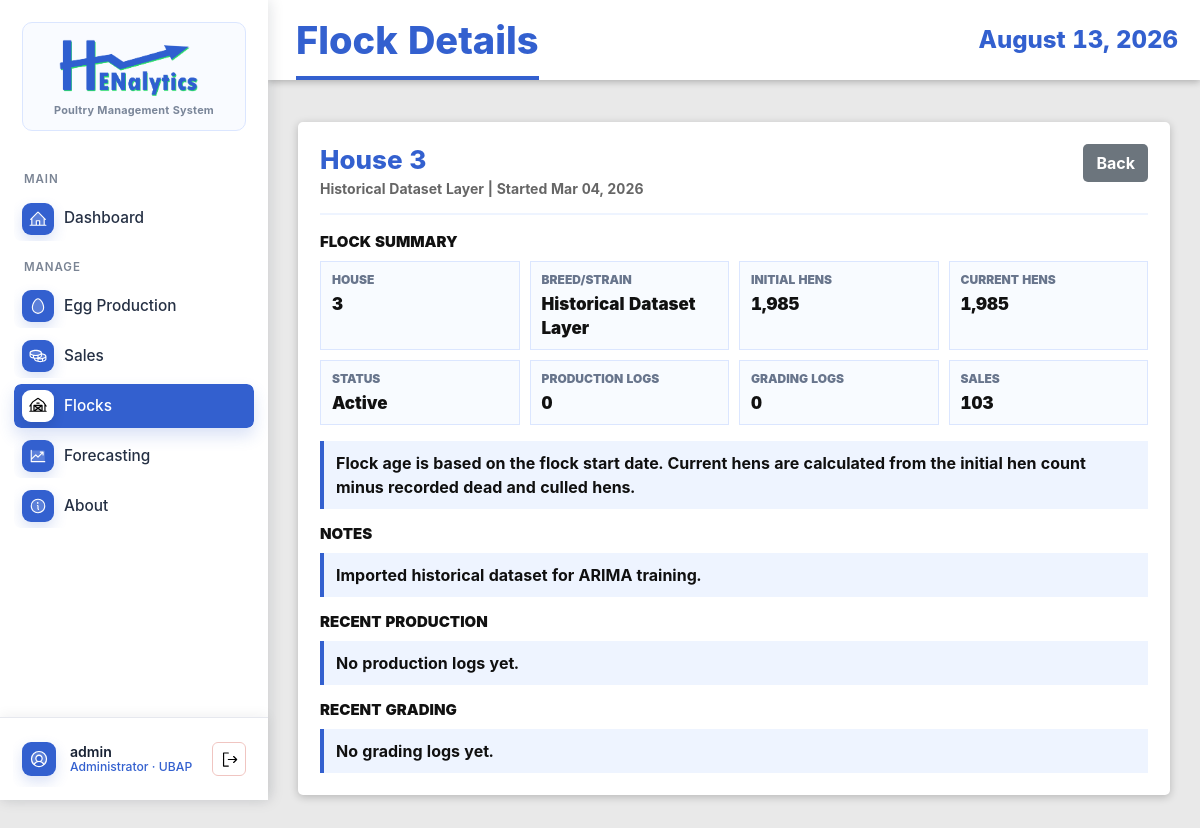
The app's page /flocks/4/ (signed in), older data.
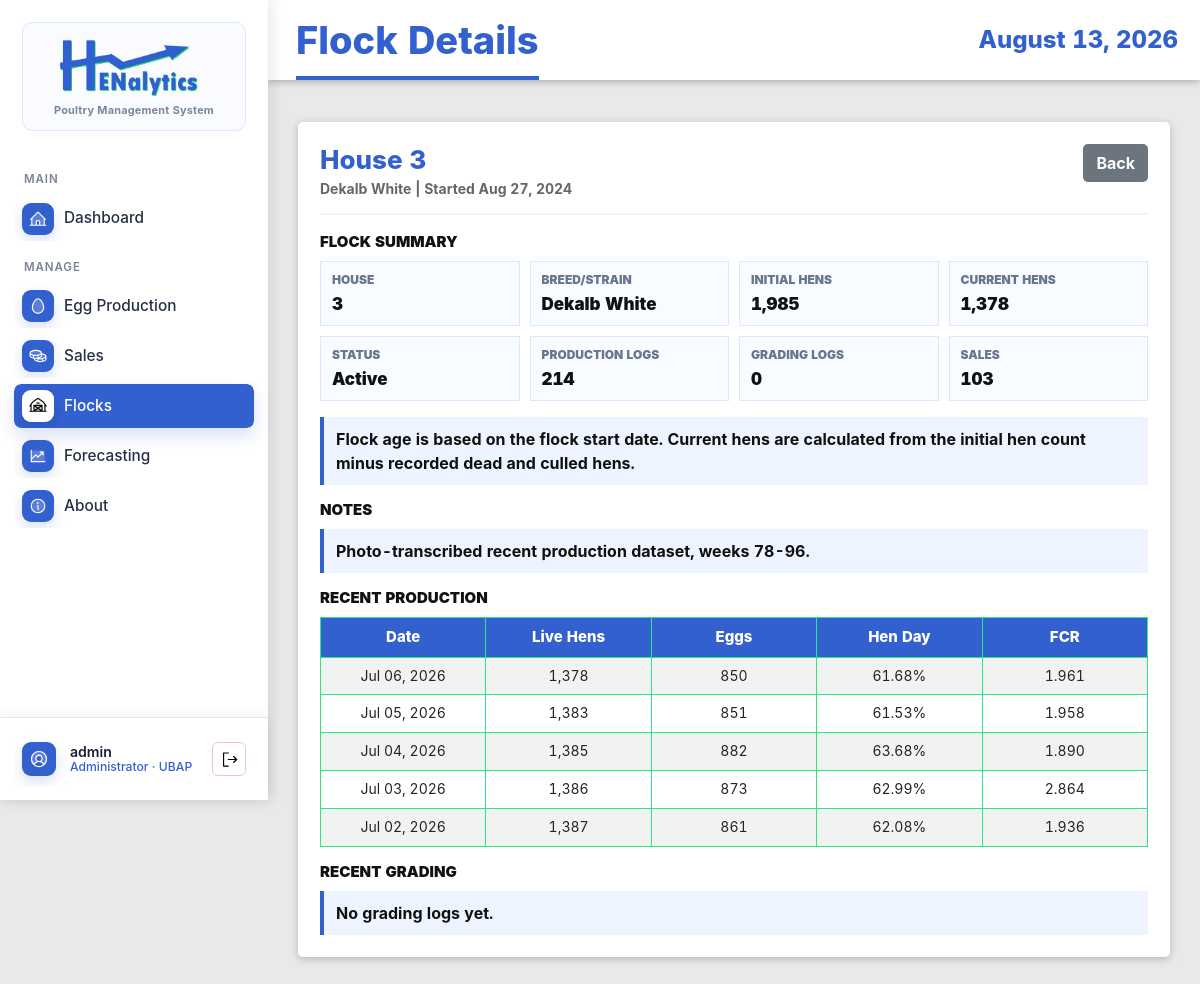
The same page, newer data.
### EggProduction/models.py (models this page shows, shortened)
class Flock(models.Model):
    STATUS_CHOICES = (
        ('active', 'Active'),
        ('inactive', 'Inactive'),
        ('culled', 'Culled'),
    )
    house_no = models.IntegerField()
    breed_strain = models.CharField(max_length=100)
    date_started = models.DateField()
    initial_hen_count = models.IntegerField(validators=[MinValueValidator(1)])
    status = models.CharField(max_length=20, choices=STATUS_CHOICES, default='active')
    notes = models.TextField(blank=True, null=True)
    created_at = models.DateTimeField(auto_now_add=True)
    updated_at = models.DateTimeField(auto_now=True)
    class Meta:
        ordering = ['-date_started']
        unique_together = ['house_no', 'date_started']

class ProductionLog(models.Model):
    flock = models.ForeignKey(Flock, on_delete=models.CASCADE, related_name='production_logs')
    log_date = models.DateField()
    age_weeks = models.IntegerField(validators=[MinValueValidator(0)])
    age_days = models.IntegerField(validators=[MinValueValidator(0)])
    hen_count = models.IntegerField(validators=[MinValueValidator(0)])
    dead_count = models.IntegerField(validators=[MinValueValidator(0)], default=0)
    culled_count = models.IntegerField(validators=[MinValueValidator(0)], default=0)
    feed_bags = models.IntegerField(validators=[MinValueValidator(0)], default=0)
    eggs_total = models.IntegerField(validators=[MinValueValidator(0)])
    pct_hen_day = models.DecimalField(max_digits=5, decimal_places=2, validators=[MinValueValidator(0), MaxValueValidator(100)])
    pct_hen_housed = models.DecimalField(max_digits=5, decimal_places=2, validators=[MinValueValidator(0), MaxValueValidator(100)])
    fcr = models.DecimalField(max_digits=8, decimal_places=3, null=True, blank=True, help_text="Feed Conversion Ratio")
    remarks = models.TextField(blank=True, null=True)
    entered_by = models.ForeignKey(User, on_delete=models.SET_NULL, null=True, related_name='production_logs')
    created_at = models.DateTimeField(auto_now_add=True)
    updated_at = models.DateTimeField(auto_now=True)
    class Meta:
        ordering = ['-log_date']
        unique_together = ('flock', 'log_date')

### EggProduction/views.py (the view)
# urls.py: path('flocks/<int:pk>/', views.FlockDetailView.as_view(), name='flock-detail'),
class FlockDetailView(LoginRequiredMixin, DetailView):
    model = Flock
    template_name = 'egg_production/flock_detail.html'
    context_object_name = 'flock'
    def get_context_data(self, **kwargs):
        context = super().get_context_data(**kwargs)
        flock = self.get_object()
        production_qs = ProductionLog.objects.filter(flock=flock)
        grading_qs = GradingLog.objects.filter(flock=flock)
        sales_qs = SalesTransaction.objects.filter(flock=flock)
        context['production_logs'] = production_qs.order_by('-log_date')[:5]
        context['grading_logs'] = grading_qs.order_by('-log_date')[:5]
        context['sales'] = sales_qs.order_by('-sale_date')[:5]
        context['production_log_count'] = production_qs.count()
        context['grading_log_count'] = grading_qs.count()
        context['sales_count'] = sales_qs.count()
        context['current_hen_count'] = (
            production_qs.order_by('-log_date', '-pk')
            .values_list('hen_count', flat=True)
            .first()
            or flock.initial_hen_count
        )
        return context

### EggProduction/models.py (called while the page is built)
    @property
    def display_role(self):
        return self.get_role_display()

### EggProduction/templates/egg_production/flock_detail.html (shortened to what the changed rows need)
{% extends 'base.html' %}
{% load static humanize %}
{% block page_title %}Flock Details{% endblock %}
{% block content %}
<div class="action-panel detail-panel">
    <div class="detail-header">
        <div>
            <h2 class="detail-title">House {{ flock.house_no }}</h2>
            <div class="detail-subtitle">{{ flock.breed_strain }} | Started {{ flock.date_started|date:"M d, Y" }}</div>
        </div>
    </div>
    <section class="detail-section">
        <div class="detail-grid">
            <div class="detail-item"><span class="detail-label">House</span><span class="detail-value">{{ flock.house_no }}</span></div>
            <div class="detail-item"><span class="detail-label">Breed/Strain</span><span class="detail-value">{{ flock.breed_strain }}</span></div>
            <div class="detail-item"><span class="detail-label">Initial Hens</span><span class="detail-value">{{ flock.initial_hen_count|intcomma }}</span></div>
            <div class="detail-item"><span class="detail-label">Current Hens</span><span class="detail-value">{{ current_hen_count|intcomma }}</span></div>
            <div class="detail-item"><span class="detail-label">Status</span><span class="detail-value">{{ flock.get_status_display }}</span></div>
            <div class="detail-item"><span class="detail-label">Production Logs</span><span class="detail-value">{{ production_log_count|intcomma }}</span></div>
        </div>
    </section>
    {% if flock.notes %}
    <section class="detail-section">
        <h3 class="detail-section-title">Notes</h3>
        <div class="detail-note">{{ flock.notes }}</div>
    </section>
    {% endif %}
    <section class="detail-section">
        <h3 class="detail-section-title">Recent Production</h3>
        {% if production_logs %}
        <div class="table-responsive detail-mini-table">
            <table class="table table-striped">
                <thead>
                    <tr>
                        <th>Date</th>
                        <th>Live Hens</th>
                        <th>Eggs</th>
                        <th>Hen Day</th>
                        <th>FCR</th>
                    </tr>
                </thead>
                <tbody>
                    {% for log in production_logs %}
                    <tr>
                        <td>{{ log.log_date|date:"M d, Y" }}</td>
                        <td>{{ log.hen_count|intcomma }}</td>
                        <td>{{ log.eggs_total|intcomma }}</td>
                        <td>{{ log.pct_hen_day }}%</td>
                        <td>{{ log.fcr|default:"N/A" }}</td>
                    </tr>
                    {% endfor %}
                </tbody>
            </table>
        </div>
        {% else %}
        <div class="detail-note">No production logs yet.</div>
        {% endif %}
    </section>
</div>
{% endblock %}

### EggProduction/templates/base.html (shortened to what the changed rows need)
{% load static %}
<!DOCTYPE html>
<html lang="en">
<head>
    <link href="https://cdn.jsdelivr.net/npm/bootstrap@5.3.0/dist/css/bootstrap.min.css" rel="stylesheet">
    <link rel="stylesheet" href="https://cdn.datatables.net/1.13.8/css/jquery.dataTables.min.css">
    <link rel="stylesheet" href="https://cdn.datatables.net/buttons/2.4.2/css/buttons.dataTables.min.css">
    <link rel="stylesheet" href="{% static 'EggProduction/css/style.css' %}">
</head>
<body class="{% if request.user.is_authenticated %}app-body{% else %}auth-body{% endif %}">
    {% if request.user.is_authenticated %}
    <div class="app-shell">
        <aside class="app-sidebar">
            <a href="{% url 'eggproduction:dashboard' %}" class="brand-lockup">
                <span class="brand-card">
                    <img src="{% static 'EggProduction/img/logo-blue-ver.png' %}" alt="Henalytics">
                    <span class="brand-subtitle">Poultry Management System</span>
                </span>
            </a>
            <nav class="side-nav" aria-label="Main navigation">
                <div class="nav-section-label">MAIN</div>
                <a href="{% url 'eggproduction:dashboard' %}"
                    class="side-link {% if request.resolver_match.url_name == 'dashboard' %}active{% endif %}">
                    <img class="side-icon side-img-icon" src="{% static 'EggProduction/img/house-line-duotone.svg' %}"
                        alt="" aria-hidden="true">
                    <span>Dashboard</span>
                </a>
                <div class="nav-section-label">MANAGE</div>
                <a href="{% url 'eggproduction:production-log-list' %}"
                    class="side-link {% if 'production-log' in request.resolver_match.url_name or 'grading-log' in request.resolver_match.url_name %}active{% endif %}">
                    <img class="side-icon side-img-icon" src="{% static 'EggProduction/img/egg-duotone.svg' %}" alt=""
                        aria-hidden="true">
                    <span>Egg Production</span>
                </a>
                <a href="{% url 'eggproduction:sales-transaction-list' %}"
                    class="side-link {% if 'sales-transaction' in request.resolver_match.url_name or 'sales-item' in request.resolver_match.url_name %}active{% endif %}">
                    <img class="side-icon side-img-icon" src="{% static 'EggProduction/img/coins-duotone.svg' %}" alt=""
                        aria-hidden="true">
                    <span>Sales</span>
                </a>
                <a href="{% url 'eggproduction:flock-list' %}"
                    class="side-link {% if 'flock' in request.resolver_match.url_name %}active{% endif %}">
                    <img class="side-icon side-img-icon" src="{% static 'EggProduction/img/barn-duotone.svg' %}" alt=""
                        aria-hidden="true">
                    <span>Flocks</span>
                </a>
                {% if request.user.userprofile.role == 'admin' or request.user.username == 'gabrielnicholas' %}
                <a href="{% url 'eggproduction:harvest-forecast-list' %}"
                    class="side-link {% if request.resolver_match.url_name == 'experimental-forecasting' or 'forecast' in request.resolver_match.url_name or 'model-version' in request.resolver_match.url_name %}active{% endif %}">
                    <img class="side-icon side-img-icon" src="{% static 'EggProduction/img/chart-line-up-duotone.svg' %}"
                        alt="" aria-hidden="true">
                    <span>Forecasting</span>
                </a>
                {% endif %}
                <a href="{% url 'index' %}"
                    class="side-link {% if request.resolver_match.url_name == 'index' %}active{% endif %}">
                    <img class="side-icon side-img-icon" src="{% static 'EggProduction/img/info-duotone.svg' %}" alt=""
                        aria-hidden="true">
                    <span>About</span>
                </a>
            </nav>
            <div class="sidebar-account">
                <div class="account-summary">
                    <img class="account-avatar-img" src="{% static 'EggProduction/img/user-circle-duotone.svg' %}" alt=""
                        aria-hidden="true">
                    <span class="account-copy">
                        <span class="account-name">{{ request.user.get_full_name|default:request.user.username }}</span>
                        <span class="account-role">
                            {% if request.user.is_superuser %}
                            Admin
                            {% elif request.user.userprofile.display_role %}
                            {{ request.user.userprofile.display_role }}
                            {% else %}
                            Staff
                            {% endif %}
                            &middot; UBAP
                        </span>
                    </span>
                    <form method="post" action="{% url 'logout' %}" class="account-logout-form account-logout-inline" data-swal-logout
                        data-swal-title="Sign out?"
                        data-swal-text="You will be returned to the login page."
                        data-swal-confirm-text="Sign out"
                        data-swal-cancel-text="Stay signed in">
                        <button type="submit" class="account-logout-button" title="Logout" aria-label="Logout">
                            <img class="logout-icon-img" src="{% static 'EggProduction/img/sign-out.svg' %}" alt="" aria-hidden="true">
                        </button>
                    </form>
                </div>
            </div>
        </aside>
        <section class="app-panel">
            <header class="app-topbar">
                <h1>{% block page_title %}Dashboard{% endblock %}</h1>
                <time>{% now "F j, Y" %}</time>
            </header>
            <main class="app-content">
                {% else %}
                <main>
                    {% endif %}
                    {% block content %}{% endblock %}
                    {% if request.user.is_authenticated %}
                </main>
        </section>
    </div>
    {% else %}
    </main>
    {% endif %}
</body>
</html>

Row changes from the older to the newer data that the page shows:
changed Flock "Active": breed_strain "Historical Dataset Layer" → "Dekalb White"; date_started "Mar 04, 2026" → "Aug 27, 2024"; notes "Imported historical dataset for ARIMA training." → "Photo-transcribed recent production dataset, weeks 78-96."
added ProductionLog: log_date "Jul 06, 2026", hen_count "1,378", eggs_total "850", pct_hen_day "61.68", fcr "1.961"
added ProductionLog: log_date "Jul 05, 2026", hen_count "1,383", eggs_total "851", pct_hen_day "61.53", fcr "1.958"
added ProductionLog: log_date "Jul 04, 2026", hen_count "1,385", eggs_total "882", pct_hen_day "63.68", fcr "1.890"
added ProductionLog: log_date "Jul 03, 2026", hen_count "1,386", eggs_total "873", pct_hen_day "62.99", fcr "2.864"
added ProductionLog: log_date "Jul 02, 2026", hen_count "1,387", eggs_total "861", pct_hen_day "62.08", fcr "1.936"
Text that changed along with them:
{{ current_hen_count|intcomma }}: "1,985" → "1,378"
{{ production_log_count|intcomma }}: "0" → "214"
text no longer shown: "No production logs yet."
text now shown: "Date Live Hens Eggs Hen Day FCR"
